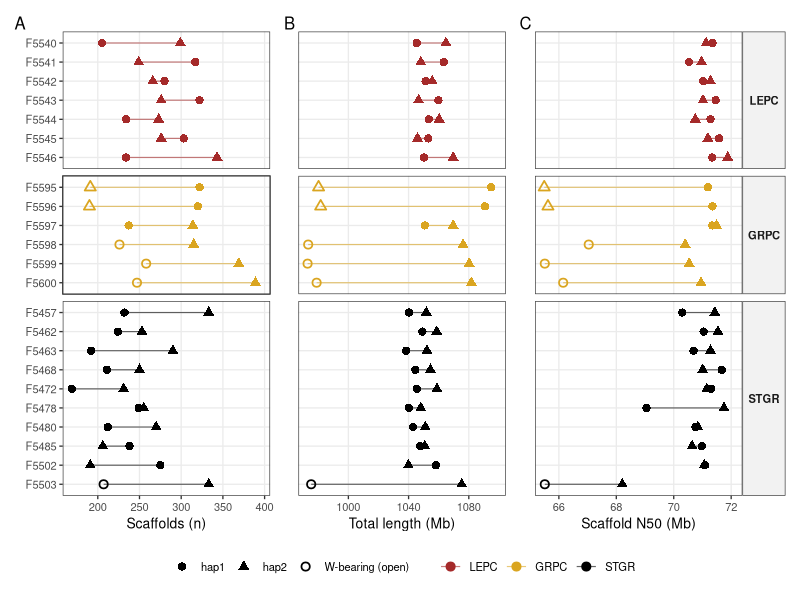
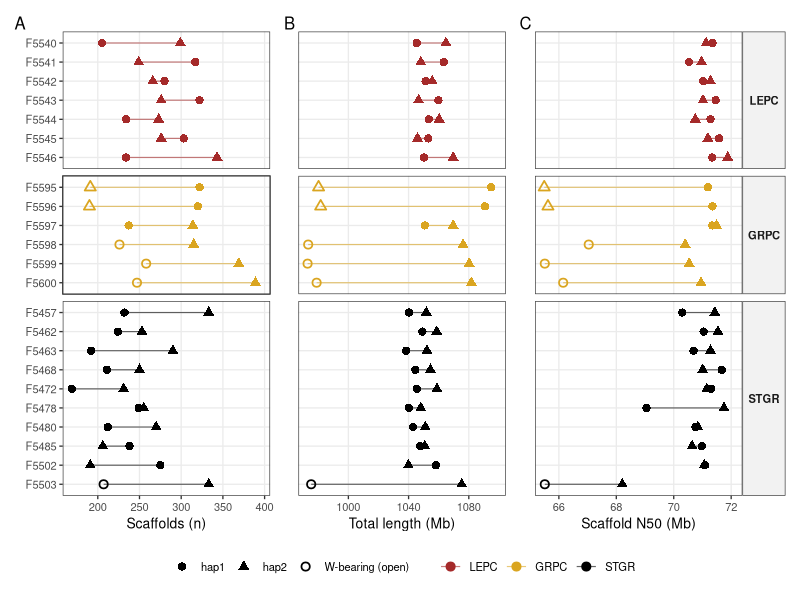
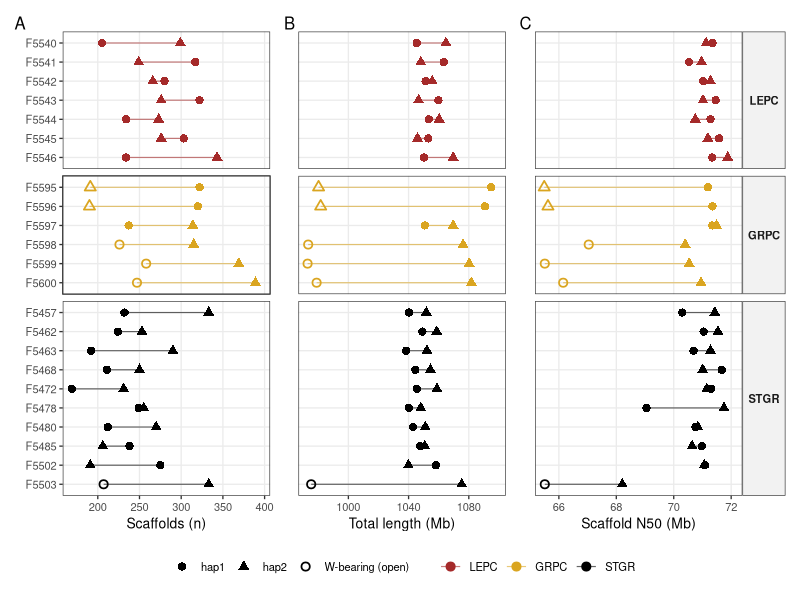

These figures' R source, in order:
# =============================================================================
# plot_assembly_contiguity.R
# USFWS report Objective 3, Figure 13: contiguity of the 46 haplotype-resolved,
# pseudo-chromosome-scale prairie grouse assemblies (QUAST, final RagTag-ordered
# assemblies after removal of unplaced scaffolds < 50 kb).
#
# Three panels: number of scaffolds, total assembly length (Mb) and scaffold
# N50 (Mb). One row per individual, grouped by species; hap1 and hap2 are
# joined by a line. W-bearing haplotypes of the six females are drawn as open
# symbols (they lack the ~75 Mb Z chromosome, hence shorter length and N50).
#
# Run in RStudio (needs ggplot2; patchwork optional but recommended):
#   install.packages(c("ggplot2", "patchwork"))
# Outputs (working directory): FigS_assembly_contiguity.pdf / .png
# =============================================================================

library(ggplot2)

# ---- data (QUAST, final assemblies after misjoin correction, 2026-10-14; F5545 & F5597 re-assembled without ONT) -------------------------------------------------------
asm <- read.table(header = TRUE, stringsAsFactors = FALSE, text = "
sample species scaf_h1 scaf_h2 len_h1 len_h2 n50_h1 n50_h2
F5457 STGR 232 333 1040.3 1051.8 70.30 71.43
F5462 STGR 224 253 1049.2 1058.7 71.04 71.54
F5463 STGR 192 290 1038.4 1052.2 70.69 71.28
F5468 STGR 211 250 1044.5 1054.5 71.67 71.01
F5472 STGR 169 231 1045.5 1058.8 71.30 71.15
F5478 STGR 249 255 1040.2 1048.1 69.05 71.75
F5480 STGR 212 270 1042.9 1051.1 70.76 70.84
F5485 STGR 238 206 1047.7 1050.8 70.98 70.64
F5502 STGR 275 191 1058.2 1039.9 71.08 71.06
F5503 STGR 207 333 975.3 1075.3 65.51 68.21
F5540 LEPC 205 299 1045.4 1064.8 71.35 71.13
F5541 LEPC 317 249 1063.4 1048.1 70.53 70.97
F5542 LEPC 280 266 1051.3 1055.7 71.02 71.28
F5543 LEPC 322 276 1059.8 1046.6 71.46 71.02
F5544 LEPC 234 273 1053.4 1060.3 71.28 70.75
F5545 LEPC 303 276 1053.1 1045.9 71.58 71.19
F5546 LEPC 234 343 1050.2 1069.6 71.34 71.88
F5595 GRPC 322 191 1094.8 980.2 71.19 65.49
F5596 GRPC 320 190 1090.7 981.6 71.35 65.62
F5597 GRPC 237 314 1050.8 1069.6 71.34 71.49
F5598 GRPC 226 315 973.3 1076.2 67.04 70.40
F5599 GRPC 258 369 972.9 1080.3 65.51 70.54
F5600 GRPC 247 389 978.9 1081.7 66.15 70.95
")

# W-bearing haplotypes of the six females (Table S3; CHD1 PCR, Figure S7)
w_hap <- c("F5503_hap1", "F5595_hap2", "F5596_hap2",
           "F5598_hap1", "F5599_hap1", "F5600_hap1")

# ---- reshape to long format (base R, no tidyr needed) -----------------------
long <- do.call(rbind, lapply(c("h1", "h2"), function(h) {
  data.frame(sample  = asm$sample,
             species = asm$species,
             hap     = ifelse(h == "h1", "hap1", "hap2"),
             Scaffolds = asm[[paste0("scaf_", h)]],
             Length    = asm[[paste0("len_",  h)]],
             N50       = asm[[paste0("n50_",  h)]])
}))
long$id      <- paste(long$sample, long$hap, sep = "_")
long$W       <- long$id %in% w_hap
long$species <- factor(long$species, levels = c("LEPC", "GRPC", "STGR"))
# order individuals: by species, then sample ID (top to bottom)
ord <- with(asm, sample[order(factor(species, levels = c("LEPC", "GRPC", "STGR")), sample)])
long$sample <- factor(long$sample, levels = rev(ord))

sp_cols <- c(LEPC = "#A52A2A", GRPC = "#DAA520", STGR = "#000000")

# ---- one panel: W-bearing haplotypes drawn with open symbols ----------------
long$hap_W <- ifelse(long$W, paste0(long$hap, "_W"), long$hap)
panel <- function(var, xlab, show_y = TRUE, show_strip = FALSE) {
  ggplot(long, aes(x = .data[[var]], y = sample)) +
    geom_line(aes(group = sample, colour = species), linewidth = 0.4, alpha = 0.6) +
    geom_point(aes(colour = species, shape = hap_W), size = 2.2, stroke = 0.9) +
    scale_shape_manual(values = c(hap1 = 16, hap2 = 17, hap1_W = 1, hap2_W = 2),
                       breaks = c("hap1", "hap2", "hap1_W"),
                       labels = c("hap1", "hap2", "W-bearing (open)"),
                       name = NULL) +
    scale_colour_manual(values = sp_cols, name = NULL) +
    scale_x_continuous(expand = expansion(mult = c(0.05, 0.08))) +
    facet_grid(species ~ ., scales = "free_y", space = "free_y") +
    labs(x = xlab, y = NULL) +
    theme_bw(base_size = 10) +
    theme(panel.grid.minor = element_blank(),
          panel.grid.major.y = element_line(colour = "grey92"),
          axis.text.y = if (show_y) element_text(size = 8) else element_blank(),
          axis.ticks.y = if (show_y) element_line() else element_blank(),
          strip.text.y.right = if (show_strip) element_text(angle = 0, face = "bold") else element_blank(),
          strip.background = if (show_strip) element_rect(fill = "grey95") else element_blank(),
          legend.position = "bottom")
}

pA <- panel("Scaffolds", "Scaffolds (n)") + labs(tag = "A")
pB <- panel("Length",    "Total length (Mb)", show_y = FALSE) + labs(tag = "B")
pC <- panel("N50",       "Scaffold N50 (Mb)", show_y = FALSE, show_strip = TRUE) + labs(tag = "C")

# ---- combine and save ---------------------------------------------------------
if (requireNamespace("patchwork", quietly = TRUE)) {
  library(patchwork)
  fig <- (pA | pB | pC) +
    plot_layout(guides = "collect") &
    theme(legend.position = "bottom")
  print(fig)
  ggsave("FigS_assembly_contiguity.pdf", fig, width = 9, height = 6.5)
  ggsave("FigS_assembly_contiguity.png", fig, width = 9, height = 6.5, dpi = 600)
} else {
  message("patchwork not installed: saving the three panels separately")
  for (p in list(A = pA, B = pB, C = pC)) print(p)
  ggsave("FigS_assembly_contiguity_A_scaffolds.png", pA, width = 4, height = 6.5, dpi = 600)
  ggsave("FigS_assembly_contiguity_B_length.png",    pB, width = 3.5, height = 6.5, dpi = 600)
  ggsave("FigS_assembly_contiguity_C_N50.png",       pC, width = 3.5, height = 6.5, dpi = 600)
}

# quick summary for the text
cat(sprintf("N50: %.2f-%.2f Mb (median %.2f); length: %.1f-%.1f Mb (median %.1f); scaffolds: %d-%d (median %d)\n",
            min(long$N50), max(long$N50), median(long$N50),
            min(long$Length), max(long$Length), median(long$Length),
            min(long$Scaffolds), max(long$Scaffolds), as.integer(median(long$Scaffolds))))
